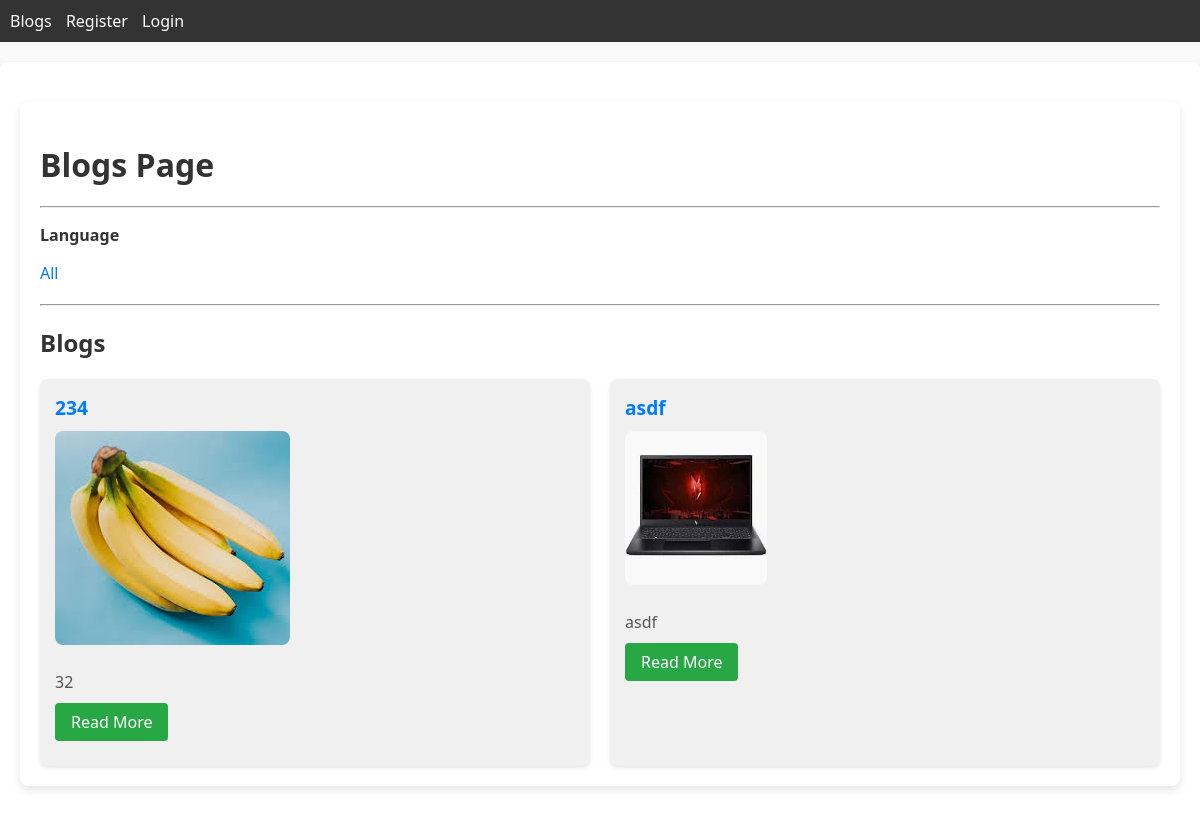
The app's page /, older data.
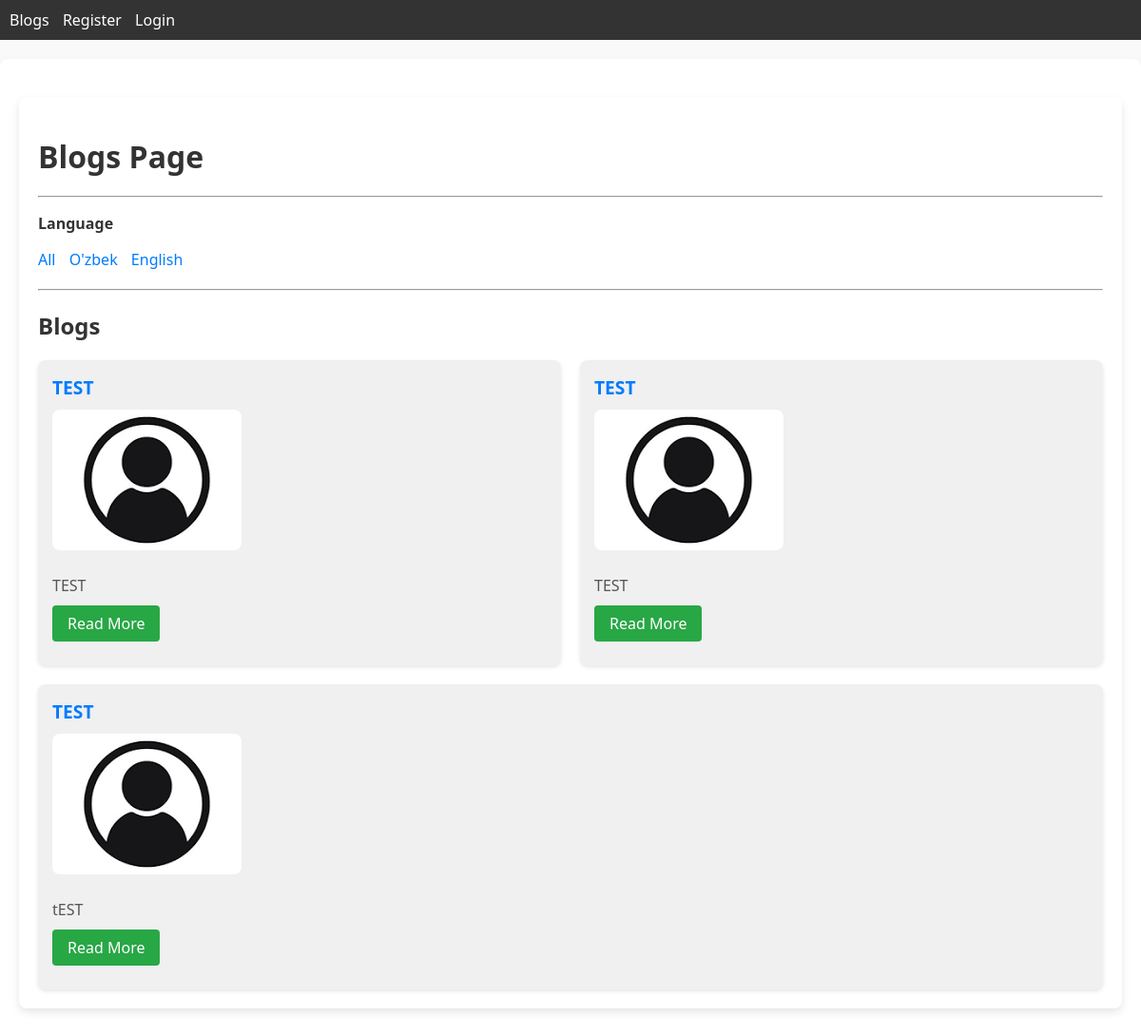
The same page, newer data.
### blog/models.py (models this page shows, shortened)
class Post(models.Model):
    image = models.ImageField(upload_to='media/images')
    title = models.CharField(max_length=150)
    description = models.TextField(blank=True,null=True)
    category = models.ForeignKey(Category, on_delete=models.CASCADE)
    class Meta:
        db_table = 'posts'

class Category(models.Model):
    name = models.CharField(max_length=150)
    class Meta:
        db_table = 'categories'

### blog/views.py (the view)
# urls.py: path('', BlogListView.as_view(), name='blog-list'),
class BlogListView(View):
    template_name = 'blogs/blog_list.html'
    paginate_by = 4
    def get(self, request):
        category_id = request.GET.get('category')
        if category_id:
            posts = Post.objects.filter(category_id=category_id)
        else:
            posts = Post.objects.all()
        paginator = Paginator(posts, self.paginate_by)
        page_number = request.GET.get('page')
        page_obj = paginator.get_page(page_number)
        categories = Category.objects.all()
        user = request.user
        context = {'page_obj': page_obj, 'categories': categories, 'user': user}
        return render(request, self.template_name, context)

### templates/blogs/blog_list.html (shortened to what this page needs)
{% extends "base.html" %}
{% block content %}
<div class="container">
    <h1>Blogs Page</h1>
    <hr>
    <div class="categories">
        <p>Language</p>
        <ul>
            <li><a href="{% url 'blogs:blog-list' %}">All</a></li>
            {% for category in categories %}
                <li><a href="{% url 'blogs:blog-list' %}?category={{ category.id }}">{{ category.name }}</a></li>
            {% endfor %}
        </ul>
    </div>
    <hr>
    <h2>Blogs</h2>
    <div class="blogs-row">
        {% for post in page_obj %}
            <div class="blog-item">
                <a href="{% url 'blogs:blog-detail' post.pk %}" class="blog-link">{{ post.title }}</a>
                {% if post.image %}
                    <div>
                        <a href="{% url 'blogs:blog-detail' post.pk %}">
                            <img src="{{ post.image.url }}" alt="{{ post.title }}" class="blog-image">
                        </a>
                    </div>
                {% endif %}
                <p class="blog-description">{{ post.description|truncatewords:20 }}</p>
                <a href="{% url 'blogs:blog-detail' post.pk %}" class="btn btn-read-more">Read More</a>
            </div>
        {% endfor %}
    </div>
</div>
{% endblock content %}

Row changes from the older to the newer data that the page shows:
removed Post: title "234", image (picture), description "32"
removed Post: title "asdf", image (picture), description "asdf"
added Category: name "O'zbek"
added Category: name "English"
added Post: title "TEST", image (picture), description "TEST"
added Post: title "TEST", image (picture), description "TEST"
added Post: title "TEST", image (picture), description "tEST"
